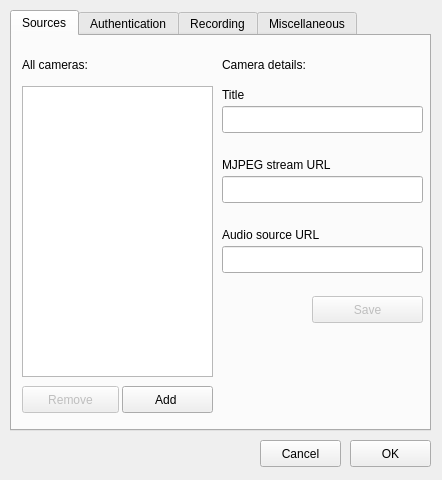
<?xml version="1.0" encoding="UTF-8"?>
<ui version="4.0">
 <class>SettingsDialog</class>
 <widget class="QDialog" name="SettingsDialog">
  <property name="windowModality">
   <enum>Qt::WindowModal</enum>
  </property>
  <property name="geometry">
   <rect>
    <x>0</x>
    <y>0</y>
    <width>442</width>
    <height>480</height>
   </rect>
  </property>
  <property name="windowTitle">
   <string>Settings</string>
  </property>
  <property name="windowIcon">
   <iconset resource="resources.qrc">
    <normaloff>:/new/context_actions/res/settings-small.png</normaloff>:/new/context_actions/res/settings-small.png</iconset>
  </property>
  <widget class="QTabWidget" name="twTabs">
   <property name="geometry">
    <rect>
     <x>10</x>
     <y>10</y>
     <width>421</width>
     <height>421</height>
    </rect>
   </property>
   <property name="currentIndex">
    <number>0</number>
   </property>
   <widget class="QWidget" name="tab">
    <attribute name="title">
     <string>Sources</string>
    </attribute>
    <widget class="QLabel" name="label_6">
     <property name="geometry">
      <rect>
       <x>10</x>
       <y>20</y>
       <width>101</width>
       <height>17</height>
      </rect>
     </property>
     <property name="text">
      <string>All cameras:</string>
     </property>
    </widget>
    <widget class="QListWidget" name="lwSources">
     <property name="geometry">
      <rect>
       <x>10</x>
       <y>50</y>
       <width>191</width>
       <height>291</height>
      </rect>
     </property>
    </widget>
    <widget class="QPushButton" name="pbAddCamera">
     <property name="geometry">
      <rect>
       <x>110</x>
       <y>350</y>
       <width>91</width>
       <height>27</height>
      </rect>
     </property>
     <property name="text">
      <string>Add </string>
     </property>
     <property name="autoDefault">
      <bool>false</bool>
     </property>
    </widget>
    <widget class="QLabel" name="label_7">
     <property name="geometry">
      <rect>
       <x>210</x>
       <y>20</y>
       <width>181</width>
       <height>17</height>
      </rect>
     </property>
     <property name="text">
      <string>Camera details:</string>
     </property>
    </widget>
    <widget class="QLabel" name="label_8">
     <property name="geometry">
      <rect>
       <x>210</x>
       <y>50</y>
       <width>91</width>
       <height>17</height>
      </rect>
     </property>
     <property name="text">
      <string>Title</string>
     </property>
    </widget>
    <widget class="QLineEdit" name="leTitle">
     <property name="geometry">
      <rect>
       <x>210</x>
       <y>70</y>
       <width>201</width>
       <height>27</height>
      </rect>
     </property>
    </widget>
    <widget class="QLabel" name="label_9">
     <property name="geometry">
      <rect>
       <x>210</x>
       <y>120</y>
       <width>141</width>
       <height>17</height>
      </rect>
     </property>
     <property name="text">
      <string>MJPEG stream URL</string>
     </property>
    </widget>
    <widget class="QLineEdit" name="leSourceUrl">
     <property name="geometry">
      <rect>
       <x>210</x>
       <y>140</y>
       <width>201</width>
       <height>27</height>
      </rect>
     </property>
    </widget>
    <widget class="QPushButton" name="pbDeleteCamera">
     <property name="enabled">
      <bool>false</bool>
     </property>
     <property name="geometry">
      <rect>
       <x>10</x>
       <y>350</y>
       <width>97</width>
       <height>27</height>
      </rect>
     </property>
     <property name="text">
      <string>Remove</string>
     </property>
     <property name="autoDefault">
      <bool>false</bool>
     </property>
    </widget>
    <widget class="QPushButton" name="pbSaveCamera">
     <property name="enabled">
      <bool>false</bool>
     </property>
     <property name="geometry">
      <rect>
       <x>300</x>
       <y>260</y>
       <width>111</width>
       <height>27</height>
      </rect>
     </property>
     <property name="text">
      <string>Save</string>
     </property>
    </widget>
    <widget class="QLabel" name="label_13">
     <property name="geometry">
      <rect>
       <x>210</x>
       <y>190</y>
       <width>141</width>
       <height>17</height>
      </rect>
     </property>
     <property name="text">
      <string>Audio source URL</string>
     </property>
    </widget>
    <widget class="QLineEdit" name="leAudioUrl">
     <property name="geometry">
      <rect>
       <x>210</x>
       <y>210</y>
       <width>201</width>
       <height>27</height>
      </rect>
     </property>
    </widget>
   </widget>
   <widget class="QWidget" name="tab_4">
    <attribute name="title">
     <string>Authentication</string>
    </attribute>
    <widget class="QLabel" name="label_10">
     <property name="geometry">
      <rect>
       <x>10</x>
       <y>20</y>
       <width>171</width>
       <height>21</height>
      </rect>
     </property>
     <property name="text">
      <string>User name:</string>
     </property>
    </widget>
    <widget class="QLabel" name="label_11">
     <property name="geometry">
      <rect>
       <x>10</x>
       <y>60</y>
       <width>67</width>
       <height>21</height>
      </rect>
     </property>
     <property name="text">
      <string>Password:</string>
     </property>
    </widget>
    <widget class="QLineEdit" name="leLogin">
     <property name="geometry">
      <rect>
       <x>200</x>
       <y>20</y>
       <width>201</width>
       <height>27</height>
      </rect>
     </property>
    </widget>
    <widget class="QLineEdit" name="lePassword">
     <property name="geometry">
      <rect>
       <x>200</x>
       <y>60</y>
       <width>201</width>
       <height>27</height>
      </rect>
     </property>
     <property name="echoMode">
      <enum>QLineEdit::PasswordEchoOnEdit</enum>
     </property>
    </widget>
    <widget class="QLabel" name="label_12">
     <property name="geometry">
      <rect>
       <x>10</x>
       <y>120</y>
       <width>391</width>
       <height>41</height>
      </rect>
     </property>
     <property name="text">
      <string>&lt;!DOCTYPE HTML PUBLIC &quot;-//W3C//DTD HTML 4.0//EN&quot; &quot;http://www.w3.org/TR/REC-html40/strict.dtd&quot;&gt;
&lt;html&gt;&lt;head&gt;&lt;meta name=&quot;qrichtext&quot; content=&quot;1&quot; /&gt;&lt;style type=&quot;text/css&quot;&gt;
p, li { white-space: pre-wrap; }
&lt;/style&gt;&lt;/head&gt;&lt;body style=&quot; font-family:'MS Shell Dlg 2'; font-size:8.25pt; font-weight:400; font-style:normal;&quot;&gt;
&lt;p style=&quot; margin-top:0px; margin-bottom:0px; margin-left:0px; margin-right:0px; -qt-block-indent:0; text-indent:0px;&quot;&gt;&lt;span style=&quot; font-size:8pt;&quot;&gt;If you have guest access enabled, leave fields above blank&lt;/span&gt;&lt;/p&gt;&lt;/body&gt;&lt;/html&gt;</string>
     </property>
     <property name="wordWrap">
      <bool>true</bool>
     </property>
    </widget>
   </widget>
   <widget class="QWidget" name="tab_2">
    <attribute name="title">
     <string>Recording</string>
    </attribute>
    <widget class="QGroupBox" name="gbRecOptions">
     <property name="geometry">
      <rect>
       <x>10</x>
       <y>120</y>
       <width>401</width>
       <height>271</height>
      </rect>
     </property>
     <property name="title">
      <string>Options</string>
     </property>
     <widget class="QLabel" name="label_3">
      <property name="geometry">
       <rect>
        <x>10</x>
        <y>220</y>
        <width>301</width>
        <height>21</height>
       </rect>
      </property>
      <property name="text">
       <string>Record after motion ceases (seconds):</string>
      </property>
     </widget>
     <widget class="QLineEdit" name="leDirectory">
      <property name="geometry">
       <rect>
        <x>10</x>
        <y>60</y>
        <width>381</width>
        <height>27</height>
       </rect>
      </property>
     </widget>
     <widget class="QLabel" name="label">
      <property name="geometry">
       <rect>
        <x>10</x>
        <y>30</y>
        <width>161</width>
        <height>16</height>
       </rect>
      </property>
      <property name="text">
       <string>Store to following directory:</string>
      </property>
     </widget>
     <widget class="QSpinBox" name="sbPostMotion">
      <property name="geometry">
       <rect>
        <x>330</x>
        <y>220</y>
        <width>60</width>
        <height>27</height>
       </rect>
      </property>
      <property name="maximum">
       <number>5</number>
      </property>
     </widget>
     <widget class="QCheckBox" name="cbDefaultQuality">
      <property name="geometry">
       <rect>
        <x>10</x>
        <y>180</y>
        <width>371</width>
        <height>22</height>
       </rect>
      </property>
      <property name="text">
       <string>Record directly from source (faster)</string>
      </property>
     </widget>
     <widget class="QLabel" name="label_2">
      <property name="geometry">
       <rect>
        <x>10</x>
        <y>150</y>
        <width>171</width>
        <height>17</height>
       </rect>
      </property>
      <property name="text">
       <string>MJPEG frame quality:</string>
      </property>
     </widget>
     <widget class="QSlider" name="sldRecordQuality">
      <property name="geometry">
       <rect>
        <x>180</x>
        <y>140</y>
        <width>211</width>
        <height>29</height>
       </rect>
      </property>
      <property name="maximum">
       <number>100</number>
      </property>
      <property name="value">
       <number>70</number>
      </property>
      <property name="orientation">
       <enum>Qt::Horizontal</enum>
      </property>
      <property name="tickPosition">
       <enum>QSlider::TicksBelow</enum>
      </property>
      <property name="tickInterval">
       <number>10</number>
      </property>
     </widget>
     <widget class="QLabel" name="label_14">
      <property name="geometry">
       <rect>
        <x>10</x>
        <y>100</y>
        <width>171</width>
        <height>21</height>
       </rect>
      </property>
      <property name="text">
       <string>Keep recordings upto (days):</string>
      </property>
     </widget>
     <widget class="QSpinBox" name="sbKeepPeriod">
      <property name="geometry">
       <rect>
        <x>330</x>
        <y>100</y>
        <width>59</width>
        <height>27</height>
       </rect>
      </property>
      <property name="minimum">
       <number>2</number>
      </property>
      <property name="maximum">
       <number>30</number>
      </property>
     </widget>
    </widget>
    <widget class="QGroupBox" name="gbRecMode">
     <property name="geometry">
      <rect>
       <x>10</x>
       <y>10</y>
       <width>391</width>
       <height>111</height>
      </rect>
     </property>
     <property name="title">
      <string>Mode</string>
     </property>
     <widget class="QRadioButton" name="rbNoRecord">
      <property name="geometry">
       <rect>
        <x>10</x>
        <y>30</y>
        <width>121</width>
        <height>22</height>
       </rect>
      </property>
      <property name="text">
       <string>No recording</string>
      </property>
     </widget>
     <widget class="QRadioButton" name="rbRecOnMotion">
      <property name="geometry">
       <rect>
        <x>10</x>
        <y>60</y>
        <width>251</width>
        <height>22</height>
       </rect>
      </property>
      <property name="text">
       <string>Record on motion detected</string>
      </property>
     </widget>
    </widget>
   </widget>
   <widget class="QWidget" name="tab_3">
    <attribute name="title">
     <string>Miscellaneous</string>
    </attribute>
    <widget class="QGroupBox" name="gbView">
     <property name="geometry">
      <rect>
       <x>10</x>
       <y>10</y>
       <width>401</width>
       <height>121</height>
      </rect>
     </property>
     <property name="title">
      <string>Grid</string>
     </property>
     <widget class="QLabel" name="label_5">
      <property name="geometry">
       <rect>
        <x>10</x>
        <y>40</y>
        <width>181</width>
        <height>21</height>
       </rect>
      </property>
      <property name="text">
       <string>Number of columns:</string>
      </property>
     </widget>
     <widget class="QCheckBox" name="cbShowLevel">
      <property name="geometry">
       <rect>
        <x>10</x>
        <y>80</y>
        <width>301</width>
        <height>22</height>
       </rect>
      </property>
      <property name="text">
       <string>Show motion level bars</string>
      </property>
     </widget>
     <widget class="QSpinBox" name="sbColumns">
      <property name="geometry">
       <rect>
        <x>330</x>
        <y>40</y>
        <width>59</width>
        <height>27</height>
       </rect>
      </property>
      <property name="minimum">
       <number>2</number>
      </property>
      <property name="maximum">
       <number>7</number>
      </property>
     </widget>
    </widget>
    <widget class="QGroupBox" name="gbRepair">
     <property name="geometry">
      <rect>
       <x>10</x>
       <y>140</y>
       <width>391</width>
       <height>161</height>
      </rect>
     </property>
     <property name="title">
      <string>Camera remote reboot/other action</string>
     </property>
     <property name="flat">
      <bool>false</bool>
     </property>
     <property name="checkable">
      <bool>false</bool>
     </property>
     <widget class="QLabel" name="label_4">
      <property name="geometry">
       <rect>
        <x>10</x>
        <y>30</y>
        <width>151</width>
        <height>17</height>
       </rect>
      </property>
      <property name="text">
       <string>External command line:</string>
      </property>
     </widget>
     <widget class="QLineEdit" name="leExtCommand">
      <property name="geometry">
       <rect>
        <x>10</x>
        <y>60</y>
        <width>381</width>
        <height>27</height>
       </rect>
      </property>
     </widget>
     <widget class="QLabel" name="label_15">
      <property name="geometry">
       <rect>
        <x>10</x>
        <y>90</y>
        <width>381</width>
        <height>51</height>
       </rect>
      </property>
      <property name="text">
       <string>&lt;!DOCTYPE HTML PUBLIC &quot;-//W3C//DTD HTML 4.0//EN&quot; &quot;http://www.w3.org/TR/REC-html40/strict.dtd&quot;&gt;
&lt;html&gt;&lt;head&gt;&lt;meta name=&quot;qrichtext&quot; content=&quot;1&quot; /&gt;&lt;style type=&quot;text/css&quot;&gt;
p, li { white-space: pre-wrap; }
&lt;/style&gt;&lt;/head&gt;&lt;body style=&quot; font-family:'MS Shell Dlg 2'; font-size:8.25pt; font-weight:400; font-style:normal;&quot;&gt;
&lt;p style=&quot; margin-top:0px; margin-bottom:0px; margin-left:0px; margin-right:0px; -qt-block-indent:0; text-indent:0px;&quot;&gt;&lt;span style=&quot; font-size:8pt;&quot;&gt;You can use %host as substitution for source hostname/IP address&lt;/span&gt;&lt;/p&gt;
&lt;p style=&quot; margin-top:0px; margin-bottom:0px; margin-left:0px; margin-right:0px; -qt-block-indent:0; text-indent:0px;&quot;&gt;&lt;span style=&quot; font-size:8pt;&quot;&gt;in command line&lt;/span&gt;&lt;/p&gt;&lt;/body&gt;&lt;/html&gt;</string>
      </property>
     </widget>
    </widget>
   </widget>
  </widget>
  <widget class="QPushButton" name="pbOK">
   <property name="geometry">
    <rect>
     <x>350</x>
     <y>440</y>
     <width>81</width>
     <height>27</height>
    </rect>
   </property>
   <property name="text">
    <string>OK</string>
   </property>
  </widget>
  <widget class="QPushButton" name="pbCancel">
   <property name="geometry">
    <rect>
     <x>260</x>
     <y>440</y>
     <width>81</width>
     <height>27</height>
    </rect>
   </property>
   <property name="text">
    <string>Cancel</string>
   </property>
  </widget>
 </widget>
 <tabstops>
  <tabstop>twTabs</tabstop>
  <tabstop>lwSources</tabstop>
  <tabstop>pbDeleteCamera</tabstop>
  <tabstop>pbAddCamera</tabstop>
  <tabstop>leTitle</tabstop>
  <tabstop>leSourceUrl</tabstop>
  <tabstop>leAudioUrl</tabstop>
  <tabstop>pbSaveCamera</tabstop>
  <tabstop>rbNoRecord</tabstop>
  <tabstop>rbRecOnMotion</tabstop>
  <tabstop>leDirectory</tabstop>
  <tabstop>sbKeepPeriod</tabstop>
  <tabstop>sldRecordQuality</tabstop>
  <tabstop>cbDefaultQuality</tabstop>
  <tabstop>sbPostMotion</tabstop>
  <tabstop>sbColumns</tabstop>
  <tabstop>cbShowLevel</tabstop>
  <tabstop>leExtCommand</tabstop>
  <tabstop>pbOK</tabstop>
  <tabstop>pbCancel</tabstop>
  <tabstop>leLogin</tabstop>
  <tabstop>lePassword</tabstop>
 </tabstops>
 <resources>
  <include location="resources.qrc"/>
 </resources>
 <connections>
  <connection>
   <sender>cbDefaultQuality</sender>
   <signal>toggled(bool)</signal>
   <receiver>SettingsDialog</receiver>
   <slot>toggleQualitySlider(bool)</slot>
   <hints>
    <hint type="sourcelabel">
     <x>44</x>
     <y>311</y>
    </hint>
    <hint type="destinationlabel">
     <x>31</x>
     <y>472</y>
    </hint>
   </hints>
  </connection>
  <connection>
   <sender>leTitle</sender>
   <signal>textChanged(QString)</signal>
   <receiver>SettingsDialog</receiver>
   <slot>toggleSaveButton()</slot>
   <hints>
    <hint type="sourcelabel">
     <x>247</x>
     <y>123</y>
    </hint>
    <hint type="destinationlabel">
     <x>232</x>
     <y>7</y>
    </hint>
   </hints>
  </connection>
  <connection>
   <sender>leSourceUrl</sender>
   <signal>textEdited(QString)</signal>
   <receiver>SettingsDialog</receiver>
   <slot>toggleSaveButton()</slot>
   <hints>
    <hint type="sourcelabel">
     <x>279</x>
     <y>195</y>
    </hint>
    <hint type="destinationlabel">
     <x>283</x>
     <y>8</y>
    </hint>
   </hints>
  </connection>
  <connection>
   <sender>SettingsDialog</sender>
   <signal>accepted()</signal>
   <receiver>SettingsDialog</receiver>
   <slot>saveSettings()</slot>
   <hints>
    <hint type="sourcelabel">
     <x>252</x>
     <y>474</y>
    </hint>
    <hint type="destinationlabel">
     <x>338</x>
     <y>474</y>
    </hint>
   </hints>
  </connection>
  <connection>
   <sender>pbCancel</sender>
   <signal>clicked()</signal>
   <receiver>SettingsDialog</receiver>
   <slot>reject()</slot>
   <hints>
    <hint type="sourcelabel">
     <x>278</x>
     <y>452</y>
    </hint>
    <hint type="destinationlabel">
     <x>73</x>
     <y>443</y>
    </hint>
   </hints>
  </connection>
  <connection>
   <sender>pbOK</sender>
   <signal>clicked()</signal>
   <receiver>SettingsDialog</receiver>
   <slot>accept()</slot>
   <hints>
    <hint type="sourcelabel">
     <x>376</x>
     <y>455</y>
    </hint>
    <hint type="destinationlabel">
     <x>164</x>
     <y>454</y>
    </hint>
   </hints>
  </connection>
  <connection>
   <sender>pbAddCamera</sender>
   <signal>clicked()</signal>
   <receiver>SettingsDialog</receiver>
   <slot>toggleAddingMode()</slot>
   <hints>
    <hint type="sourcelabel">
     <x>158</x>
     <y>398</y>
    </hint>
    <hint type="destinationlabel">
     <x>53</x>
     <y>451</y>
    </hint>
   </hints>
  </connection>
  <connection>
   <sender>pbDeleteCamera</sender>
   <signal>clicked()</signal>
   <receiver>SettingsDialog</receiver>
   <slot>deleteSelectedItem()</slot>
   <hints>
    <hint type="sourcelabel">
     <x>58</x>
     <y>396</y>
    </hint>
    <hint type="destinationlabel">
     <x>6</x>
     <y>205</y>
    </hint>
   </hints>
  </connection>
  <connection>
   <sender>lwSources</sender>
   <signal>itemSelectionChanged()</signal>
   <receiver>SettingsDialog</receiver>
   <slot>showCameraItemDetails()</slot>
   <hints>
    <hint type="sourcelabel">
     <x>64</x>
     <y>114</y>
    </hint>
    <hint type="destinationlabel">
     <x>5</x>
     <y>143</y>
    </hint>
   </hints>
  </connection>
  <connection>
   <sender>pbSaveCamera</sender>
   <signal>clicked()</signal>
   <receiver>SettingsDialog</receiver>
   <slot>saveCameraItem()</slot>
   <hints>
    <hint type="sourcelabel">
     <x>342</x>
     <y>242</y>
    </hint>
    <hint type="destinationlabel">
     <x>235</x>
     <y>468</y>
    </hint>
   </hints>
  </connection>
  <connection>
   <sender>rbNoRecord</sender>
   <signal>clicked()</signal>
   <receiver>SettingsDialog</receiver>
   <slot>showRecordModeDetails()</slot>
   <hints>
    <hint type="sourcelabel">
     <x>73</x>
     <y>91</y>
    </hint>
    <hint type="destinationlabel">
     <x>3</x>
     <y>51</y>
    </hint>
   </hints>
  </connection>
  <connection>
   <sender>rbRecOnMotion</sender>
   <signal>clicked()</signal>
   <receiver>SettingsDialog</receiver>
   <slot>showRecordModeDetails()</slot>
   <hints>
    <hint type="sourcelabel">
     <x>193</x>
     <y>126</y>
    </hint>
    <hint type="destinationlabel">
     <x>3</x>
     <y>84</y>
    </hint>
   </hints>
  </connection>
 </connections>
 <slots>
  <slot>toggleQualitySlider(bool)</slot>
  <slot>toggleSaveButton()</slot>
  <slot>saveSettings()</slot>
  <slot>showCameraItemDetails()</slot>
  <slot>toggleAddingMode()</slot>
  <slot>deleteSelectedItem()</slot>
  <slot>saveCameraItem()</slot>
  <slot>showRecordModeDetails()</slot>
 </slots>
</ui>
